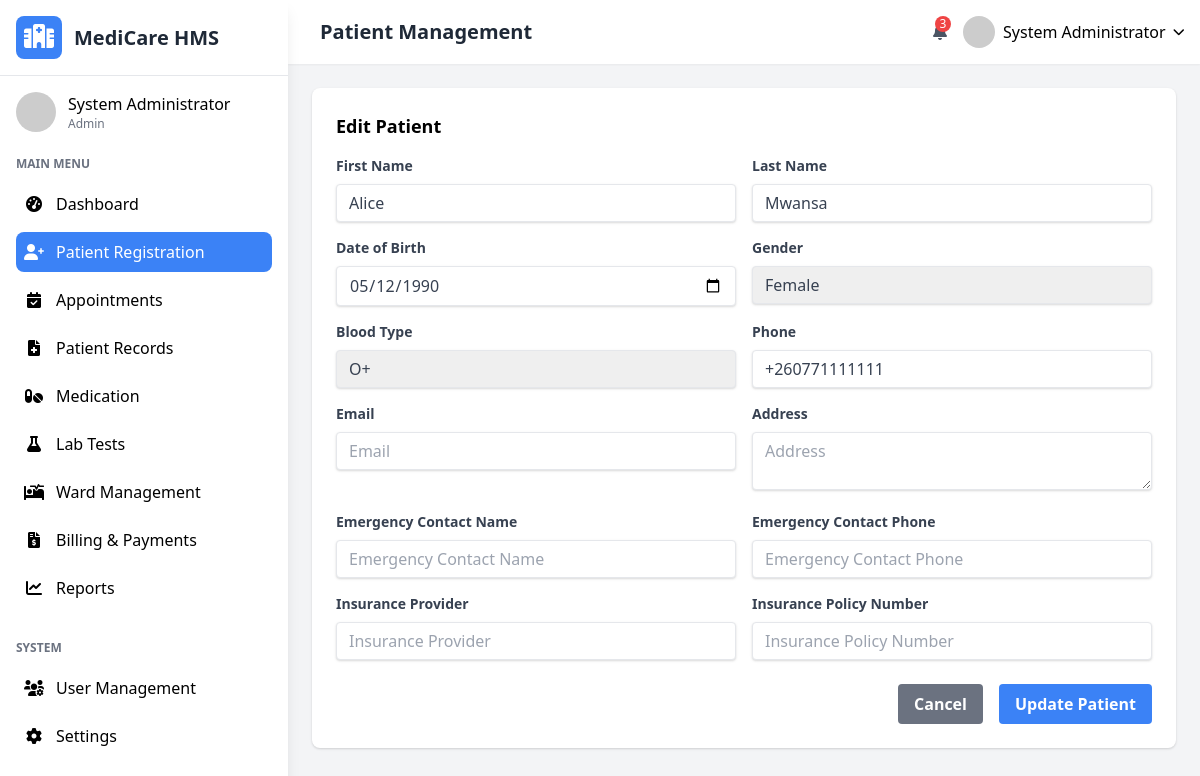
The page /patients.php?edit=1 (signed in) on the database its author committed.
### tables this page shows
CREATE TABLE `users` (
  `user_id` int(11) NOT NULL,
  `username` varchar(50) NOT NULL,
  `password_hash` varchar(255) NOT NULL,
  `email` varchar(100) NOT NULL,
  `first_name` varchar(50) NOT NULL,
  `last_name` varchar(50) NOT NULL,
  `role` enum('admin','doctor','nurse','receptionist','lab_technician','pharmacist') NOT NULL,
  `specialization` varchar(100) DEFAULT NULL,
  `phone` varchar(20) DEFAULT NULL,
  `address` text DEFAULT NULL,
  `hire_date` date DEFAULT NULL,
  `status` enum('active','inactive','on_leave') DEFAULT 'active',
  `created_at` timestamp NOT NULL DEFAULT current_timestamp(),
  `updated_at` timestamp NOT NULL DEFAULT current_timestamp() ON UPDATE current_timestamp()
);

CREATE TABLE `patients` (
  `patient_id` int(11) NOT NULL,
  `first_name` varchar(50) NOT NULL,
  `last_name` varchar(50) NOT NULL,
  `date_of_birth` date NOT NULL,
  `gender` enum('male','female') NOT NULL,
  `blood_type` enum('Unknown','A+','A-','B+','B-','AB+','AB-','O+','O-') DEFAULT NULL,
  `phone` varchar(20) NOT NULL,
  `email` varchar(100) DEFAULT NULL,
  `address` text DEFAULT NULL,
  `emergency_contact_name` varchar(100) DEFAULT NULL,
  `emergency_contact_phone` varchar(20) DEFAULT NULL,
  `insurance_provider` varchar(100) DEFAULT NULL,
  `insurance_policy_number` varchar(50) DEFAULT NULL,
  `registration_date` timestamp NOT NULL DEFAULT current_timestamp(),
  `updated_at` timestamp NOT NULL DEFAULT current_timestamp() ON UPDATE current_timestamp()
);

### patients.php (the view, shortened to what the rows shown need)
<?php
$page_title = "Patient Management";
require_once 'includes/header.php';
$editing = false;
$patient = null;
if (isset($_GET['edit'])) {
    $editing = true;
    $patient_id = intval($_GET['edit']);
    $stmt = $conn->prepare("SELECT * FROM patients WHERE patient_id = ?");
    $stmt->bind_param("i", $patient_id);
    $stmt->execute();
    $result = $stmt->get_result();
    $patient = $result->fetch_assoc();
} elseif (isset($_GET['add'])) {
    $editing = true;
}
?>
<?php if ($editing): ?>
<div class="bg-white rounded-lg shadow p-6 mb-6">
    <h3 class="font-semibold text-lg mb-4"><?php echo isset($_GET['edit']) ? 'Edit Patient' : 'Add New Patient'; ?></h3>
    <form method="POST" action="">
        <div class="grid grid-cols-1 md:grid-cols-2 gap-4">
            <div>
                <label class="block text-gray-700 text-sm font-bold mb-2" for="first_name">First Name</label>
                <input class="shadow appearance-none border rounded w-full py-2 px-3 text-gray-700 leading-tight focus:outline-none focus:shadow-outline"
                    id="first_name" name="first_name" type="text" placeholder="First Name"
                    value="<?php echo htmlspecialchars($patient['first_name'] ?? ''); ?>" required>
            </div>
            <div>
                <label class="block text-gray-700 text-sm font-bold mb-2" for="last_name">Last Name</label>
                <input class="shadow appearance-none border rounded w-full py-2 px-3 text-gray-700 leading-tight focus:outline-none focus:shadow-outline"
                    id="last_name" name="last_name" type="text" placeholder="Last Name"
                    value="<?php echo htmlspecialchars($patient['last_name'] ?? ''); ?>" required>
            </div>
            <div>
                <label class="block text-gray-700 text-sm font-bold mb-2" for="date_of_birth">Date of Birth</label>
                <input class="shadow appearance-none border rounded w-full py-2 px-3 text-gray-700 leading-tight focus:outline-none focus:shadow-outline"
                    id="date_of_birth" name="date_of_birth" type="date"
                    value="<?php echo htmlspecialchars($patient['date_of_birth'] ?? ''); ?>" required>
            </div>
            <div>
                <label class="block text-gray-700 text-sm font-bold mb-2" for="gender">Gender</label>
                <select class="shadow appearance-none border rounded w-full py-2 px-3 text-gray-700 leading-tight focus:outline-none focus:shadow-outline"
                    id="gender" name="gender" required>
                    <option value="female" <?php echo (isset($patient['gender']) && $patient['gender'] == 'female') ? 'selected' : ''; ?>>Female</option>
                </select>
            </div>
            <div>
                <label class="block text-gray-700 text-sm font-bold mb-2" for="blood_type">Blood Type</label>
                <select class="shadow appearance-none border rounded w-full py-2 px-3 text-gray-700 leading-tight focus:outline-none focus:shadow-outline"
                    id="blood_type" name="blood_type">
                    <option value="O+" <?php echo (isset($patient['blood_type'])) && $patient['blood_type'] == 'O+' ? 'selected' : ''; ?>>O+</option>
                </select>
            </div>
            <div>
                <label class="block text-gray-700 text-sm font-bold mb-2" for="phone">Phone</label>
                <input class="shadow appearance-none border rounded w-full py-2 px-3 text-gray-700 leading-tight focus:outline-none focus:shadow-outline"
                    id="phone" name="phone" type="tel" placeholder="Phone"
                    value="<?php echo htmlspecialchars($patient['phone'] ?? ''); ?>" required>
            </div>
            <div>
                <label class="block text-gray-700 text-sm font-bold mb-2" for="email">Email</label>
                <input class="shadow appearance-none border rounded w-full py-2 px-3 text-gray-700 leading-tight focus:outline-none focus:shadow-outline"
                    id="email" name="email" type="email" placeholder="Email"
                    value="<?php echo htmlspecialchars($patient['email'] ?? ''); ?>">
            </div>
            <div>
                <label class="block text-gray-700 text-sm font-bold mb-2" for="address">Address</label>
                <textarea class="shadow appearance-none border rounded w-full py-2 px-3 text-gray-700 leading-tight focus:outline-none focus:shadow-outline"
                    id="address" name="address" placeholder="Address"><?php echo htmlspecialchars($patient['address'] ?? ''); ?></textarea>
            </div>
            <div>
                <label class="block text-gray-700 text-sm font-bold mb-2" for="emergency_contact_name">Emergency Contact Name</label>
                <input class="shadow appearance-none border rounded w-full py-2 px-3 text-gray-700 leading-tight focus:outline-none focus:shadow-outline"
                    id="emergency_contact_name" name="emergency_contact_name" type="text" placeholder="Emergency Contact Name"
                    value="<?php echo htmlspecialchars($patient['emergency_contact_name'] ?? ''); ?>">
            </div>
            <div>
                <label class="block text-gray-700 text-sm font-bold mb-2" for="emergency_contact_phone">Emergency Contact Phone</label>
                <input class="shadow appearance-none border rounded w-full py-2 px-3 text-gray-700 leading-tight focus:outline-none focus:shadow-outline"
                    id="emergency_contact_phone" name="emergency_contact_phone" type="tel" placeholder="Emergency Contact Phone"
                    value="<?php echo htmlspecialchars($patient['emergency_contact_phone'] ?? ''); ?>">
            </div>
            <div>
                <label class="block text-gray-700 text-sm font-bold mb-2" for="insurance_provider">Insurance Provider</label>
                <input class="shadow appearance-none border rounded w-full py-2 px-3 text-gray-700 leading-tight focus:outline-none focus:shadow-outline"
                    id="insurance_provider" name="insurance_provider" type="text" placeholder="Insurance Provider"
                    value="<?php echo htmlspecialchars($patient['insurance_provider'] ?? ''); ?>">
            </div>
            <div>
                <label class="block text-gray-700 text-sm font-bold mb-2" for="insurance_policy_number">Insurance Policy Number</label>
                <input class="shadow appearance-none border rounded w-full py-2 px-3 text-gray-700 leading-tight focus:outline-none focus:shadow-outline"
                    id="insurance_policy_number" name="insurance_policy_number" type="text" placeholder="Insurance Policy Number"
                    value="<?php echo htmlspecialchars($patient['insurance_policy_number'] ?? ''); ?>">
            </div>
        </div>
        <div class="mt-6 flex justify-end space-x-4">
            <a href="patients.php" class="bg-gray-500 hover:bg-gray-600 text-white font-bold py-2 px-4 rounded focus:outline-none focus:shadow-outline">
                Cancel
            </a>
            <?php if (isset($_GET['edit'])): ?>
                <button type="submit" name="update_patient" class="bg-blue-500 hover:bg-blue-600 text-white font-bold py-2 px-4 rounded focus:outline-none focus:shadow-outline">
                    Update Patient
                </button>
            <?php else: ?>
                <button type="submit" name="add_patient" class="bg-blue-500 hover:bg-blue-600 text-white font-bold py-2 px-4 rounded focus:outline-none focus:shadow-outline">
                    Add Patient
                </button>
            <?php endif; ?>
        </div>
    </form>
</div>
<?php endif; ?>
<?php require_once 'includes/footer.php'; ?>

### includes/header.php (shortened to what the rows shown need)
<?php
require_once 'config.php';
$user_id = $_SESSION['user_id'];
$user_query = $conn->prepare("SELECT * FROM users WHERE user_id = ?");
$user_query->bind_param("i", $user_id);
$user_query->execute();
$user_result = $user_query->get_result();
$user = $user_result->fetch_assoc();
?>
<!DOCTYPE html>
<html lang="en">
<head>
    <link href="https://cdn.jsdelivr.net/npm/tailwindcss@2.2.19/dist/tailwind.min.css" rel="stylesheet">
    <link rel="stylesheet" href="https://cdnjs.cloudflare.com/ajax/libs/font-awesome/6.0.0-beta3/css/all.min.css">
</head>
<body class="bg-gray-100 font-sans">
    <div class="flex h-screen overflow-hidden">
        <?php include 'includes/sidebar.php'; ?>
        <div class="flex-1 overflow-y-auto main-content md:ml-64 lg:ml-72">
            <header class="bg-white shadow-sm p-4 flex justify-between items-center sticky top-0 z-10">
                <div class="flex items-center space-x-4">
                    <h2 class="text-xl font-semibold text-gray-800"><?php echo isset($page_title) ? $page_title : 'Dashboard'; ?></h2>
                </div>
                <div class="flex items-center space-x-4">
                    <div class="relative">
                        <button id="userMenuButton" class="flex items-center space-x-2 focus:outline-none">
                            <img src="https://randomuser.me/api/portraits/lego/5.jpg" alt="User" class="w-8 h-8 rounded-full">
                            <span class="hidden md:inline"><?php echo htmlspecialchars($user['first_name'] . ' ' . $user['last_name']); ?></span>
                            <i class="fas fa-chevron-down text-xs"></i>
                        </button>
                    </div>
                </div>
            </header>
            <main class="p-6">

### includes/sidebar.php (shortened to what the rows shown need)
<div class="sidebar bg-white w-64 md:w-72 shadow-lg fixed h-full overflow-y-auto transform -translate-x-full md:translate-x-0 transition-transform duration-300 ease-in-out z-20">
    <div class="p-4 flex items-center justify-between border-b">
        <div class="flex items-center space-x-3">
            <h1 class="text-xl font-bold text-gray-800">MediCare HMS</h1>
        </div>
    </div>
    <div class="p-4">
        <div class="flex items-center space-x-3 mb-6">
            <div>
                <p class="font-medium"><?php echo htmlspecialchars($user['first_name'] . ' ' . $user['last_name']); ?></p>
                <p class="text-xs text-gray-500"><?php echo ucfirst($user['role']); ?></p>
            </div>
        </div>
    </div>
</div>

### rows shown on the page
users: first_name+last_name "System Administrator", role "Admin"
patients: first_name "Alice", last_name "Mwansa", date_of_birth "05/12/1990", gender "Female", blood_type "O+", phone "+260771111111"

### other values the page prints
$page_title "Patient Management"
